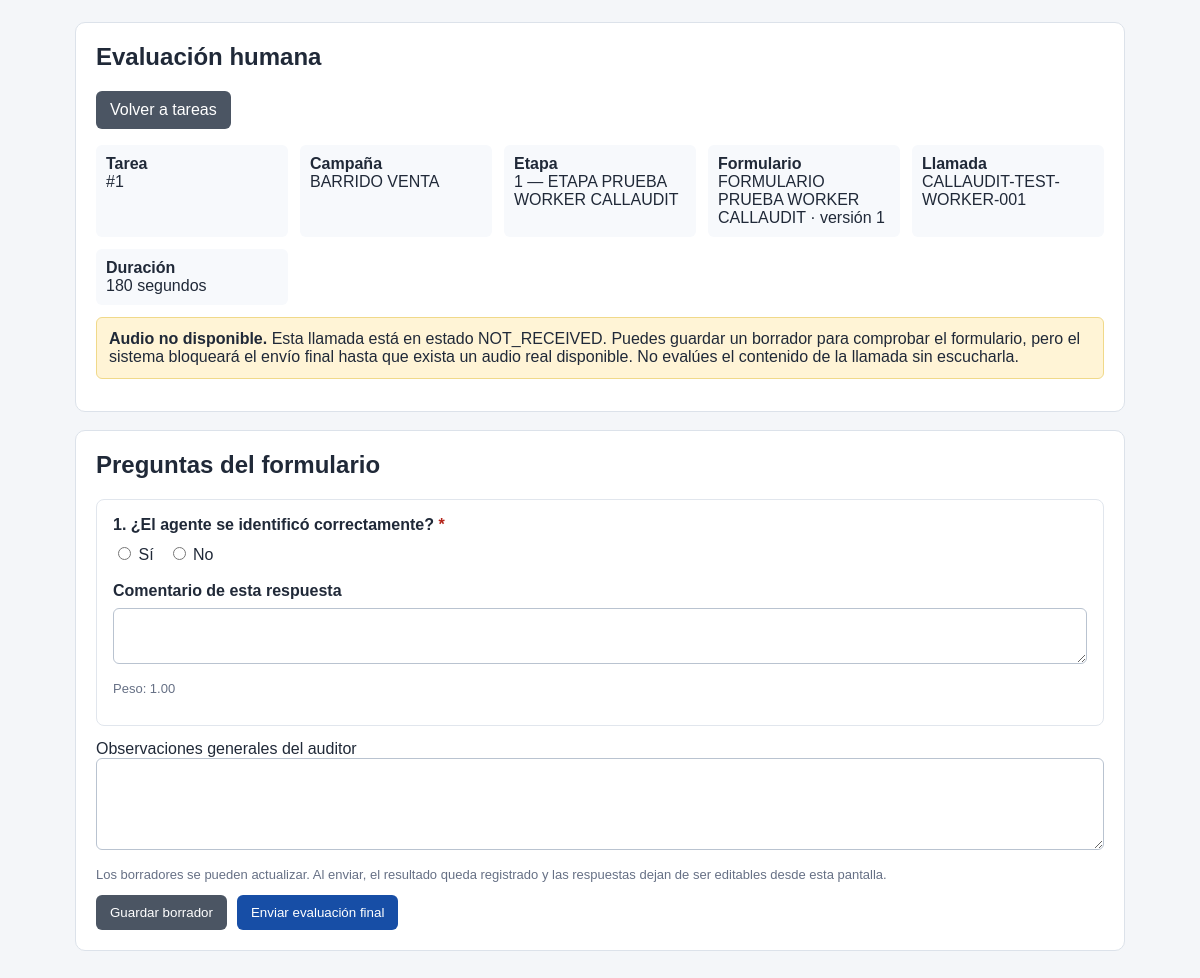
Screenshot of /audit_evaluate.php?task_id=1 (signed in) with the database file from the repository.
### tables this page shows
CREATE TABLE `audit_tasks` (
  `id` bigint(20) UNSIGNED NOT NULL,
  `tenant_id` bigint(20) UNSIGNED NOT NULL,
  `call_id` bigint(20) UNSIGNED NOT NULL,
  `stage_id` bigint(20) UNSIGNED NOT NULL,
  `assigned_to` bigint(20) UNSIGNED DEFAULT NULL,
  `assigned_by` bigint(20) UNSIGNED DEFAULT NULL,
  `status` enum('PENDING','ASSIGNED','IN_PROGRESS','SUBMITTED','REVIEW','COMPLETED','CANCELLED') NOT NULL DEFAULT 'PENDING',
  `priority` int(11) NOT NULL DEFAULT 100,
  `due_at` datetime DEFAULT NULL,
  `started_at` datetime DEFAULT NULL,
  `submitted_at` datetime DEFAULT NULL,
  `completed_at` datetime DEFAULT NULL,
  `created_at` timestamp NOT NULL DEFAULT current_timestamp(),
  `updated_at` timestamp NOT NULL DEFAULT current_timestamp() ON UPDATE current_timestamp()
);

CREATE TABLE `campaigns` (
  `id` bigint(20) UNSIGNED NOT NULL,
  `tenant_id` bigint(20) UNSIGNED NOT NULL,
  `name` varchar(150) NOT NULL,
  `slug` varchar(150) NOT NULL,
  `description` text DEFAULT NULL,
  `status` enum('ACTIVE','INACTIVE') NOT NULL DEFAULT 'ACTIVE',
  `start_date` date DEFAULT NULL,
  `end_date` date DEFAULT NULL,
  `created_by` bigint(20) UNSIGNED DEFAULT NULL,
  `created_at` timestamp NULL DEFAULT current_timestamp(),
  `updated_at` timestamp NULL DEFAULT current_timestamp() ON UPDATE current_timestamp()
);

CREATE TABLE `audit_workflow_stages` (
  `id` bigint(20) UNSIGNED NOT NULL,
  `tenant_id` bigint(20) UNSIGNED NOT NULL,
  `campaign_id` bigint(20) UNSIGNED NOT NULL,
  `stage_number` int(10) UNSIGNED NOT NULL,
  `name` varchar(150) NOT NULL,
  `form_version_id` bigint(20) UNSIGNED NOT NULL,
  `human_enabled` tinyint(1) NOT NULL DEFAULT 1,
  `ai_enabled` tinyint(1) NOT NULL DEFAULT 0,
  `ai_required` tinyint(1) NOT NULL DEFAULT 0,
  `status` enum('ACTIVE','INACTIVE') NOT NULL DEFAULT 'ACTIVE',
  `created_by` bigint(20) UNSIGNED DEFAULT NULL,
  `created_at` timestamp NOT NULL DEFAULT current_timestamp(),
  `updated_at` timestamp NOT NULL DEFAULT current_timestamp() ON UPDATE current_timestamp()
);

CREATE TABLE `audit_forms` (
  `id` bigint(20) UNSIGNED NOT NULL,
  `tenant_id` bigint(20) UNSIGNED NOT NULL,
  `name` varchar(150) NOT NULL,
  `description` text DEFAULT NULL,
  `status` enum('ACTIVE','INACTIVE','ARCHIVED') NOT NULL DEFAULT 'ACTIVE',
  `created_by` bigint(20) UNSIGNED DEFAULT NULL,
  `created_at` timestamp NOT NULL DEFAULT current_timestamp(),
  `updated_at` timestamp NOT NULL DEFAULT current_timestamp() ON UPDATE current_timestamp()
);

CREATE TABLE `audit_form_versions` (
  `id` bigint(20) UNSIGNED NOT NULL,
  `tenant_id` bigint(20) UNSIGNED NOT NULL,
  `form_id` bigint(20) UNSIGNED NOT NULL,
  `version_number` int(10) UNSIGNED NOT NULL,
  `status` enum('DRAFT','PUBLISHED','RETIRED') NOT NULL DEFAULT 'DRAFT',
  `passing_score` decimal(7,2) DEFAULT NULL,
  `na_policy` enum('EXCLUDE','ZERO','FULL') NOT NULL DEFAULT 'EXCLUDE',
  `published_by` bigint(20) UNSIGNED DEFAULT NULL,
  `published_at` datetime DEFAULT NULL,
  `created_by` bigint(20) UNSIGNED DEFAULT NULL,
  `created_at` timestamp NOT NULL DEFAULT current_timestamp()
);

CREATE TABLE `audit_calls` (
  `id` bigint(20) UNSIGNED NOT NULL,
  `tenant_id` bigint(20) UNSIGNED NOT NULL,
  `campaign_id` bigint(20) UNSIGNED NOT NULL,
  `source_id` bigint(20) UNSIGNED DEFAULT NULL,
  `external_call_id` varchar(255) DEFAULT NULL,
  `agent_external_id` varchar(255) DEFAULT NULL,
  `agent_user_id` bigint(20) UNSIGNED DEFAULT NULL,
  `phone_masked` varchar(100) DEFAULT NULL,
  `started_at` datetime DEFAULT NULL,
  `duration_seconds` int(10) UNSIGNED DEFAULT NULL,
  `audio_storage_key` varchar(1000) DEFAULT NULL,
  `audio_sha256` char(64) DEFAULT NULL,
  `audio_mime_type` varchar(100) DEFAULT NULL,
  `audio_size_bytes` bigint(20) UNSIGNED DEFAULT NULL,
  `audio_status` enum('NOT_RECEIVED','PENDING','AVAILABLE','MISSING','ERROR','DELETED') NOT NULL DEFAULT 'NOT_RECEIVED',
  `transcript_storage_key` varchar(1000) DEFAULT NULL,
  `metadata_json` longtext DEFAULT NULL,
  `processing_status` enum('NEW','READY','IN_PROGRESS','COMPLETED','REVIEW','ERROR','ARCHIVED') NOT NULL DEFAULT 'NEW',
  `imported_at` datetime NOT NULL DEFAULT current_timestamp(),
  `created_at` timestamp NOT NULL DEFAULT current_timestamp(),
  `updated_at` timestamp NOT NULL DEFAULT current_timestamp() ON UPDATE current_timestamp()
);

CREATE TABLE `audit_form_questions` (
  `id` bigint(20) UNSIGNED NOT NULL,
  `tenant_id` bigint(20) UNSIGNED NOT NULL,
  `form_version_id` bigint(20) UNSIGNED NOT NULL,
  `position` int(10) UNSIGNED NOT NULL DEFAULT 1,
  `question_text` varchar(1000) NOT NULL,
  `help_text` text DEFAULT NULL,
  `answer_type` enum('YES_NO','SCALE','SINGLE_CHOICE','MULTIPLE_CHOICE','TEXT','NUMBER') NOT NULL DEFAULT 'YES_NO',
  `options_json` longtext DEFAULT NULL,
  `weight` decimal(8,2) NOT NULL DEFAULT 1.00,
  `is_critical` tinyint(1) NOT NULL DEFAULT 0,
  `required_answer` tinyint(1) NOT NULL DEFAULT 1,
  `allow_na` tinyint(1) NOT NULL DEFAULT 0,
  `na_score` decimal(8,2) DEFAULT NULL,
  `active` tinyint(1) NOT NULL DEFAULT 1,
  `created_at` timestamp NOT NULL DEFAULT current_timestamp()
);

### audit_evaluate.php (the view, shortened to what the rows shown need)
<?php
require_once __DIR__ . '/services/AuthMiddleware.php';
require_once __DIR__ . '/services/CampaignTenantContext.php';
require_once __DIR__ . '/controllers/AuditEvaluationController.php';
$auth = new AuthMiddleware();
$auth->requierePermiso('audits.edit');
$user = $auth->usuario();
$context = new CampaignTenantContext();
$tenantId = $context->resolver($user);
$controller = new AuditEvaluationController();
$taskId = filter_var($_GET['task_id'] ?? $_POST['task_id'] ?? null, FILTER_VALIDATE_INT);
$data = $controller->cargar($tenantId, (int)$taskId);
$task = $data['task'];
$questions = $data['questions'];
$answers = $data['answers'];
function auditEvalH($v): string { return htmlspecialchars((string)($v ?? ''), ENT_QUOTES | ENT_SUBSTITUTE, 'UTF-8'); }
?>
<!doctype html>
<html lang="es">
<head>
</head>
<body><main>
<section class="panel">
<h1>Evaluación humana</h1>
<p><a class="btn secondary" href="audit_tasks.php">Volver a tareas</a></p>
<div class="meta">
<div><strong>Tarea</strong><br>#<?= (int)$task['task_id'] ?></div>
<div><strong>Campaña</strong><br><?= auditEvalH($task['campaign_name']) ?></div>
<div><strong>Etapa</strong><br><?= (int)$task['stage_number'] ?> — <?= auditEvalH($task['stage_name']) ?></div>
<div><strong>Formulario</strong><br><?= auditEvalH($task['form_name']) ?> · versión <?= (int)$task['version_number'] ?></div>
<div><strong>Llamada</strong><br><?= auditEvalH($task['external_call_id']) ?></div>
<div><strong>Duración</strong><br><?= (int)$task['duration_seconds'] ?> segundos</div>
</div>
<?php if ($task['audio_status'] !== 'AVAILABLE' || empty($task['audio_storage_key'])): ?>
<div class="notice warning"><strong>Audio no disponible.</strong> Esta llamada está en estado <?= auditEvalH($task['audio_status']) ?>. Puedes guardar un borrador para comprobar el formulario, pero el sistema bloqueará el envío final hasta que exista un audio real disponible. No evalúes el contenido de la llamada sin escucharla.</div>
<?php else: ?>
<div class="notice warning">El audio está marcado como disponible. La reproducción depende de que el almacenamiento de audio esté configurado y accesible en tu instalación.</div>
<?php endif; ?>
</section>
<form method="post">
<section class="panel"><h2>Preguntas del formulario</h2>
<?php foreach ($questions as $q): $qid=(int)$q['id']; $old=$answers[$qid] ?? []; $value=(string)($old['answer_value'] ?? ''); $isNa=(int)($old['is_na'] ?? 0)===1; ?>
<div class="question">
<label for="q<?= $qid ?>"><?= (int)$q['position'] ?>. <?= auditEvalH($q['question_text']) ?> <?php if ((int)$q['required_answer']): ?><span class="required">*</span><?php endif; ?></label>
<?php if ($q['answer_type'] === 'YES_NO'): ?>
<div class="answer-row"><label><input type="radio" name="answers[<?= $qid ?>]" value="YES" <?= $value==='YES'?'checked':'' ?>> Sí</label><label><input type="radio" name="answers[<?= $qid ?>]" value="NO" <?= $value==='NO'?'checked':'' ?>> No</label></div>
<?php elseif ($q['answer_type'] === 'SCALE'): ?>
<select class="field" id="q<?= $qid ?>" name="answers[<?= $qid ?>]"><option value="">Selecciona una escala (1–5)</option><?php for($n=1;$n<=5;$n++): ?><option value="<?= $n ?>" <?= $value===(string)$n?'selected':'' ?>><?= $n ?></option><?php endfor; ?></select>
<?php elseif ($q['answer_type'] === 'SINGLE_CHOICE'): ?>
<select class="field" id="q<?= $qid ?>" name="answers[<?= $qid ?>]"><?= auditEvalOptions($q['options'], $value) ?></select>
<?php elseif ($q['answer_type'] === 'MULTIPLE_CHOICE'): $chosen=json_decode($value,true); if(!is_array($chosen))$chosen=[]; ?>
<?php elseif ($q['answer_type'] === 'NUMBER'): ?>
<input class="field" id="q<?= $qid ?>" type="number" min="0" max="100" step="any" name="answers[<?= $qid ?>]" value="<?= auditEvalH($value) ?>" placeholder="Valor de 0 a 100">
<?php else: ?>
<textarea class="field" id="q<?= $qid ?>" name="answers[<?= $qid ?>]" rows="3"><?= auditEvalH($value) ?></textarea>
<?php endif; ?>
<label for="comment<?= $qid ?>">Comentario de esta respuesta</label><textarea class="field" id="comment<?= $qid ?>" name="comments[<?= $qid ?>]" rows="2"><?= auditEvalH($old['comment'] ?? '') ?></textarea>
<p class="help">Peso: <?= auditEvalH($q['weight']) ?><?= (int)$q['is_critical'] ? ' · Un incumplimiento puede provocar veredicto FAIL.' : '' ?></p>
</div>
<?php endforeach; ?>
</section></form>
</main>
</body></html>

### rows the page displays
audit_tasks: id "1", campaigns.name "BARRIDO VENTA", stage.stage_number "1", stage.name "ETAPA PRUEBA WORKER CALLAUDIT", audit_forms.name "FORMULARIO PRUEBA WORKER CALLAUDIT", audit_form_versions.version_number "1", call.external_call_id "CALLAUDIT-TEST-WORKER-001", call.duration_seconds "180", call.audio_status "NOT_RECEIVED"
audit_form_questions: position "1", question_text "¿El agente se identificó correctamente?", id "☐ Sí", id "☐ No", weight "1.00"
